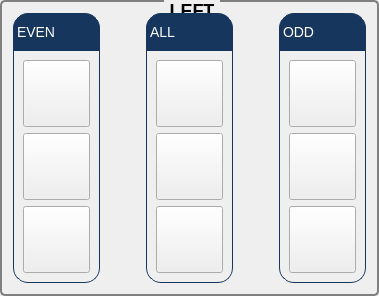
       <widget class="QGroupBox" name="groupBox">
        <property name="styleSheet">
         <string notr="true">/*QGroupBox 
{     
       border: 1px solid gray;
       border-radius: 9px;
       margin-top: 0.5em;
      
	   font-size: 18px;
       font-weight: bold;
}

QGroupBox::title
 {
    subcontrol-origin: margin;
    subcontrol-position: top left; 
    left: 5px;
    
}*/
QGroupBox {
    background-color: qlineargradient(x1: 0, y1: 0, x2: 0, y2: 1,
                                      stop: 0 #E0E0E0, stop: 1 #FFFFFF);
    border: 2px solid gray;
    border-radius: 5px;
    margin-top: 1ex; /* leave space at the top for the title */
	   font-size: 18px;
       font-weight: bold;
}

QGroupBox::title {
    subcontrol-origin: margin;
    subcontrol-position: top center; /* position at the top center */
    padding: 0 3px;
/*    background-color: qlineargradient(x1: 0, y1: 0, x2: 0, y2: 1,
                                      stop: 0 #FF0ECE, stop: 1 #FFFFFF);*/
}</string>
        </property>
        <property name="title">
         <string>LEFT</string>
        </property>
        <layout class="QGridLayout" name="gridLayout_16">
         <item row="0" column="2">
          <spacer name="horizontalSpacer_8">
           <property name="orientation">
            <enum>Qt::Horizontal</enum>
           </property>
           <property name="sizeHint" stdset="0">
            <size>
             <width>0</width>
             <height>20</height>
            </size>
           </property>
          </spacer>
         </item>
         <item row="0" column="0">
          <layout class="QGridLayout" name="gridLayout_4">
           <property name="verticalSpacing">
            <number>0</number>
           </property>
           <item row="0" column="0">
            <widget class="QLabel" name="label">
             <property name="minimumSize">
              <size>
               <width>87</width>
               <height>37</height>
              </size>
             </property>
             <property name="maximumSize">
              <size>
               <width>87</width>
               <height>37</height>
              </size>
             </property>
             <property name="styleSheet">
              <string notr="true">QLabel {
        qproperty-alignment: AlignCenter;
	border: 1px solid #FF17365D;
	border-top-left-radius: 15px;
	border-top-right-radius: 15px;
	background-color: #FF17365D;
	padding: 5px 0px;
	color: rgb(255, 255, 255);
	max-height: 25px;
        font-size: 14px;
}</string>
             </property>
             <property name="text">
              <string>EVEN</string>
             </property>
            </widget>
           </item>
           <item row="1" column="0">
            <widget class="QFrame" name="frame_3">
             <property name="minimumSize">
              <size>
               <width>87</width>
               <height>0</height>
              </size>
             </property>
             <property name="maximumSize">
              <size>
               <width>87</width>
               <height>16777215</height>
              </size>
             </property>
             <property name="styleSheet">
              <string notr="true">QFrame {
	border: 1px solid #FF17365D;
	border-bottom-left-radius: 15px;
	border-bottom-right-radius: 15px;
}</string>
             </property>
             <property name="frameShape">
              <enum>QFrame::StyledPanel</enum>
             </property>
             <property name="frameShadow">
              <enum>QFrame::Raised</enum>
             </property>
             <layout class="QGridLayout" name="gridLayout_3">
              <item row="0" column="0">
               <widget class="QPushButton" name="pBLeftEvenF">
                <property name="minimumSize">
                 <size>
                  <width>67</width>
                  <height>67</height>
                 </size>
                </property>
                <property name="maximumSize">
                 <size>
                  <width>67</width>
                  <height>67</height>
                 </size>
                </property>
                <property name="text">
                 <string/>
                </property>
                <property name="icon">
                 <iconset resource="MyEditorEBD.qrc">
                  <normaloff>:/MyEditorEBD/Resources/icon_center_f.png</normaloff>:/MyEditorEBD/Resources/icon_center_f.png</iconset>
                </property>
                <property name="iconSize">
                 <size>
                  <width>55</width>
                  <height>55</height>
                 </size>
                </property>
               </widget>
              </item>
              <item row="1" column="0">
               <widget class="QPushButton" name="pBLeftEvenR">
                <property name="minimumSize">
                 <size>
                  <width>67</width>
                  <height>67</height>
                 </size>
                </property>
                <property name="maximumSize">
                 <size>
                  <width>67</width>
                  <height>67</height>
                 </size>
                </property>
                <property name="text">
                 <string/>
                </property>
                <property name="icon">
                 <iconset resource="MyEditorEBD.qrc">
                  <normaloff>:/MyEditorEBD/Resources/icon_center_r.png</normaloff>:/MyEditorEBD/Resources/icon_center_r.png</iconset>
                </property>
                <property name="iconSize">
                 <size>
                  <width>55</width>
                  <height>55</height>
                 </size>
                </property>
               </widget>
              </item>
              <item row="2" column="0">
               <widget class="QPushButton" name="pBLeftEvenA">
                <property name="minimumSize">
                 <size>
                  <width>67</width>
                  <height>67</height>
                 </size>
                </property>
                <property name="maximumSize">
                 <size>
                  <width>67</width>
                  <height>67</height>
                 </size>
                </property>
                <property name="text">
                 <string/>
                </property>
                <property name="icon">
                 <iconset resource="MyEditorEBD.qrc">
                  <normaloff>:/MyEditorEBD/Resources/icon_center_a.png</normaloff>:/MyEditorEBD/Resources/icon_center_a.png</iconset>
                </property>
                <property name="iconSize">
                 <size>
                  <width>55</width>
                  <height>55</height>
                 </size>
                </property>
               </widget>
              </item>
             </layout>
            </widget>
           </item>
          </layout>
         </item>
         <item row="0" column="3">
          <layout class="QGridLayout" name="gridLayout_5">
           <property name="verticalSpacing">
            <number>0</number>
           </property>
           <item row="0" column="0">
            <widget class="QLabel" name="label_2">
             <property name="minimumSize">
              <size>
               <width>87</width>
               <height>37</height>
              </size>
             </property>
             <property name="maximumSize">
              <size>
               <width>87</width>
               <height>37</height>
              </size>
             </property>
             <property name="styleSheet">
              <string notr="true">QLabel {
        qproperty-alignment: AlignCenter;
	border: 1px solid #FF17365D;
	border-top-left-radius: 15px;
	border-top-right-radius: 15px;
	background-color: #FF17365D;
	padding: 5px 0px;
	color: rgb(255, 255, 255);
	max-height: 25px;
        font-size: 14px;
}</string>
             </property>
             <property name="text">
              <string>ALL</string>
             </property>
            </widget>
           </item>
           <item row="1" column="0">
            <widget class="QFrame" name="frame_4">
             <property name="minimumSize">
              <size>
               <width>87</width>
               <height>0</height>
              </size>
             </property>
             <property name="maximumSize">
              <size>
               <width>87</width>
               <height>16777215</height>
              </size>
             </property>
             <property name="styleSheet">
              <string notr="true">QFrame {
	border: 1px solid #FF17365D;
	border-bottom-left-radius: 15px;
	border-bottom-right-radius: 15px;
}</string>
             </property>
             <property name="frameShape">
              <enum>QFrame::StyledPanel</enum>
             </property>
             <property name="frameShadow">
              <enum>QFrame::Raised</enum>
             </property>
             <layout class="QGridLayout" name="gridLayout_6">
              <item row="0" column="0">
               <widget class="QPushButton" name="pBLeftAllF">
                <property name="minimumSize">
                 <size>
                  <width>67</width>
                  <height>67</height>
                 </size>
                </property>
                <property name="maximumSize">
                 <size>
                  <width>67</width>
                  <height>67</height>
                 </size>
                </property>
                <property name="text">
                 <string/>
                </property>
                <property name="icon">
                 <iconset resource="MyEditorEBD.qrc">
                  <normaloff>:/MyEditorEBD/Resources/icon_center_f.png</normaloff>:/MyEditorEBD/Resources/icon_center_f.png</iconset>
                </property>
                <property name="iconSize">
                 <size>
                  <width>55</width>
                  <height>55</height>
                 </size>
                </property>
               </widget>
              </item>
              <item row="1" column="0">
               <widget class="QPushButton" name="pBLeftAllR">
                <property name="minimumSize">
                 <size>
                  <width>67</width>
                  <height>67</height>
                 </size>
                </property>
                <property name="maximumSize">
                 <size>
                  <width>67</width>
                  <height>67</height>
                 </size>
                </property>
                <property name="text">
                 <string/>
                </property>
                <property name="icon">
                 <iconset resource="MyEditorEBD.qrc">
                  <normaloff>:/MyEditorEBD/Resources/icon_center_r.png</normaloff>:/MyEditorEBD/Resources/icon_center_r.png</iconset>
                </property>
                <property name="iconSize">
                 <size>
                  <width>55</width>
                  <height>55</height>
                 </size>
                </property>
               </widget>
              </item>
              <item row="2" column="0">
               <widget class="QPushButton" name="pBLeftAllA">
                <property name="minimumSize">
                 <size>
                  <width>67</width>
                  <height>67</height>
                 </size>
                </property>
                <property name="maximumSize">
                 <size>
                  <width>67</width>
                  <height>67</height>
                 </size>
                </property>
                <property name="text">
                 <string/>
                </property>
                <property name="icon">
                 <iconset resource="MyEditorEBD.qrc">
                  <normaloff>:/MyEditorEBD/Resources/icon_center_a.png</normaloff>:/MyEditorEBD/Resources/icon_center_a.png</iconset>
                </property>
                <property name="iconSize">
                 <size>
                  <width>55</width>
                  <height>55</height>
                 </size>
                </property>
               </widget>
              </item>
             </layout>
            </widget>
           </item>
          </layout>
         </item>
         <item row="0" column="5">
          <spacer name="horizontalSpacer_7">
           <property name="orientation">
            <enum>Qt::Horizontal</enum>
           </property>
           <property name="sizeHint" stdset="0">
            <size>
             <width>0</width>
             <height>20</height>
            </size>
           </property>
          </spacer>
         </item>
         <item row="0" column="6">
          <layout class="QGridLayout" name="gridLayout_7">
           <property name="verticalSpacing">
            <number>0</number>
           </property>
           <item row="0" column="0">
            <widget class="QLabel" name="label_3">
             <property name="minimumSize">
              <size>
               <width>87</width>
               <height>37</height>
              </size>
             </property>
             <property name="maximumSize">
              <size>
               <width>87</width>
               <height>37</height>
              </size>
             </property>
             <property name="styleSheet">
              <string notr="true">QLabel {
        qproperty-alignment: AlignCenter;
	border: 1px solid #FF17365D;
	border-top-left-radius: 15px;
	border-top-right-radius: 15px;
	background-color: #FF17365D;
	padding: 5px 0px;
	color: rgb(255, 255, 255);
	max-height: 25px;
        font-size: 14px;
}</string>
             </property>
             <property name="text">
              <string>ODD</string>
             </property>
            </widget>
           </item>
           <item row="1" column="0">
            <widget class="QFrame" name="frame_5">
             <property name="minimumSize">
              <size>
               <width>87</width>
               <height>0</height>
              </size>
             </property>
             <property name="maximumSize">
              <size>
               <width>87</width>
               <height>16777215</height>
              </size>
             </property>
             <property name="styleSheet">
              <string notr="true">QFrame {
	border: 1px solid #FF17365D;
	border-bottom-left-radius: 15px;
	border-bottom-right-radius: 15px;
}</string>
             </property>
             <property name="frameShape">
              <enum>QFrame::StyledPanel</enum>
             </property>
             <property name="frameShadow">
              <enum>QFrame::Raised</enum>
             </property>
             <layout class="QGridLayout" name="gridLayout_8">
              <item row="0" column="0">
               <widget class="QPushButton" name="pBLeftOddF">
                <property name="minimumSize">
                 <size>
                  <width>67</width>
                  <height>67</height>
                 </size>
                </property>
                <property name="maximumSize">
                 <size>
                  <width>67</width>
                  <height>67</height>
                 </size>
                </property>
                <property name="text">
                 <string/>
                </property>
                <property name="icon">
                 <iconset resource="MyEditorEBD.qrc">
                  <normaloff>:/MyEditorEBD/Resources/icon_center_f.png</normaloff>:/MyEditorEBD/Resources/icon_center_f.png</iconset>
                </property>
                <property name="iconSize">
                 <size>
                  <width>55</width>
                  <height>55</height>
                 </size>
                </property>
               </widget>
              </item>
              <item row="1" column="0">
               <widget class="QPushButton" name="pBLeftOddR">
                <property name="minimumSize">
                 <size>
                  <width>67</width>
                  <height>67</height>
                 </size>
                </property>
                <property name="maximumSize">
                 <size>
                  <width>67</width>
                  <height>67</height>
                 </size>
                </property>
                <property name="text">
                 <string/>
                </property>
                <property name="icon">
                 <iconset resource="MyEditorEBD.qrc">
                  <normaloff>:/MyEditorEBD/Resources/icon_center_r.png</normaloff>:/MyEditorEBD/Resources/icon_center_r.png</iconset>
                </property>
                <property name="iconSize">
                 <size>
                  <width>55</width>
                  <height>55</height>
                 </size>
                </property>
               </widget>
              </item>
              <item row="2" column="0">
               <widget class="QPushButton" name="pBLeftOddA">
                <property name="minimumSize">
                 <size>
                  <width>67</width>
                  <height>67</height>
                 </size>
                </property>
                <property name="maximumSize">
                 <size>
                  <width>67</width>
                  <height>67</height>
                 </size>
                </property>
                <property name="text">
                 <string/>
                </property>
                <property name="icon">
                 <iconset resource="MyEditorEBD.qrc">
                  <normaloff>:/MyEditorEBD/Resources/icon_center_a.png</normaloff>:/MyEditorEBD/Resources/icon_center_a.png</iconset>
                </property>
                <property name="iconSize">
                 <size>
                  <width>55</width>
                  <height>55</height>
                 </size>
                </property>
               </widget>
              </item>
             </layout>
            </widget>
           </item>
          </layout>
         </item>
         <item row="0" column="1">
          <spacer name="horizontalSpacer_12">
           <property name="orientation">
            <enum>Qt::Horizontal</enum>
           </property>
           <property name="sizeHint" stdset="0">
            <size>
             <width>40</width>
             <height>20</height>
            </size>
           </property>
          </spacer>
         </item>
         <item row="0" column="4">
          <spacer name="horizontalSpacer_13">
           <property name="orientation">
            <enum>Qt::Horizontal</enum>
           </property>
           <property name="sizeHint" stdset="0">
            <size>
             <width>40</width>
             <height>20</height>
            </size>
           </property>
          </spacer>
         </item>
        </layout>
       </widget>
